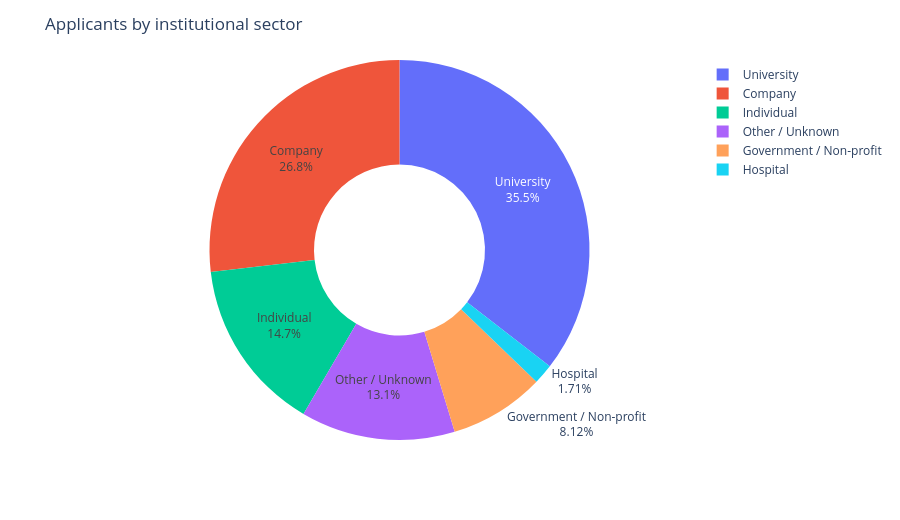

Source (notebook cell):
### Markdown cell above
## Step 10 — Applicants by institutional sector

PATSTAT classifies each person by `psn_sector`. We map it to readable categories (company,
university, hospital, government / non-profit, individual) and count families per sector — the
institutional make-up of who drives the field.

### Code cell
sec = pd.DataFrame(
    db.query(TLS206_PERSON.psn_sector, TLS201_APPLN.docdb_family_id)
      .join(TLS207_PERS_APPLN, TLS206_PERSON.person_id == TLS207_PERS_APPLN.person_id)
      .join(TLS201_APPLN, TLS207_PERS_APPLN.appln_id == TLS201_APPLN.appln_id)
      .filter(TLS207_PERS_APPLN.applt_seq_nr != 0,
              TLS201_APPLN.docdb_family_id.in_(family_ids),
              TLS201_APPLN.earliest_filing_year.between(2000, 2023)).all(),
    columns=['psn_sector', 'docdb_family_id'])

def sector_label(s):
    s = str(s).strip().upper() if pd.notna(s) else ''
    if 'UNIVERSITY' in s:                    return 'University'
    if 'HOSPITAL' in s:                      return 'Hospital'
    if 'GOV' in s or 'NON-PROFIT' in s:      return 'Government / Non-profit'
    if 'COMPANY' in s:                       return 'Company'
    if 'INDIVIDUAL' in s or s == 'IND':      return 'Individual'
    return 'Other / Unknown'

sec['sector'] = sec['psn_sector'].map(sector_label)
sector_dist = (sec.drop_duplicates(['docdb_family_id', 'sector'])
               .groupby('sector')['docdb_family_id'].nunique()
               .reset_index(name='families').sort_values('families', ascending=False))

fig = px.pie(sector_dist, names='sector', values='families', hole=0.45)
fig.update_traces(textinfo='label+percent')
fig.update_layout(title='Applicants by institutional sector', template='plotly_white', height=520)

report_kit.record(270, "applicants_by_sector",
                  "Applicants by institutional sector", fig, sector_dist, output_dir=OUT,
                  note="Families per applicant sector (psn_sector), counted once per family-sector.")

### Figure 1 — Plotly figure (JSON) as saved in the notebook; plotly's stock layout.template omitted (floating-point values rounded to 4 significant figures)
{"data": [{"domain": {"x": [0, 1], "y": [0, 1]}, "hole": 0.45, "hovertemplate": "sector=%{label}<br>families=%{value}<extra></extra>", "labels": ["University", "Company", "Individual", "Other / Unknown", "Government / Non-profit", "Hospital"], "legendgroup": "", "name": "", "showlegend": true, "textinfo": "label+percent", "type": "pie", "values": [1660, 1256, 689, 614, 380, 80]}], "layout": {"height": 520, "legend": {"tracegroupgap": 0}, "margin": {"t": 60}, "title": {"text": "Applicants by institutional sector"}}}
